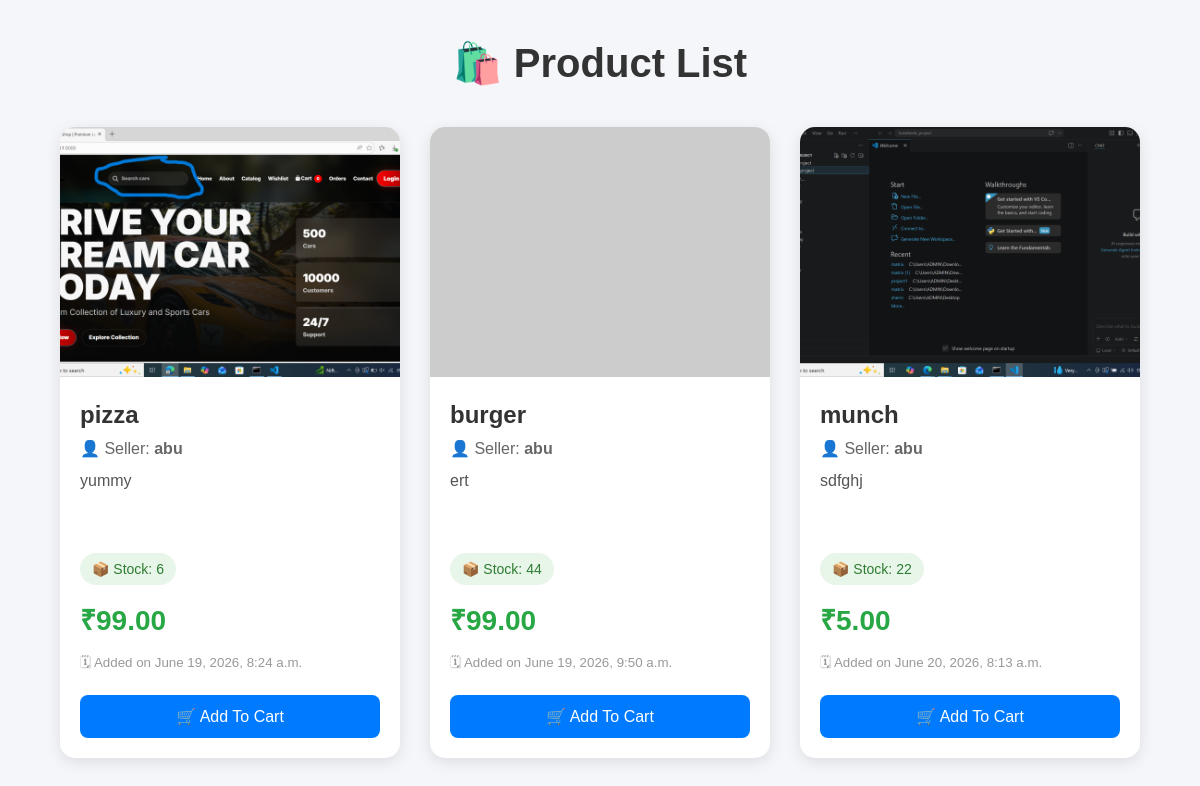
/product_list/, run on an earlier commit of the app's database.
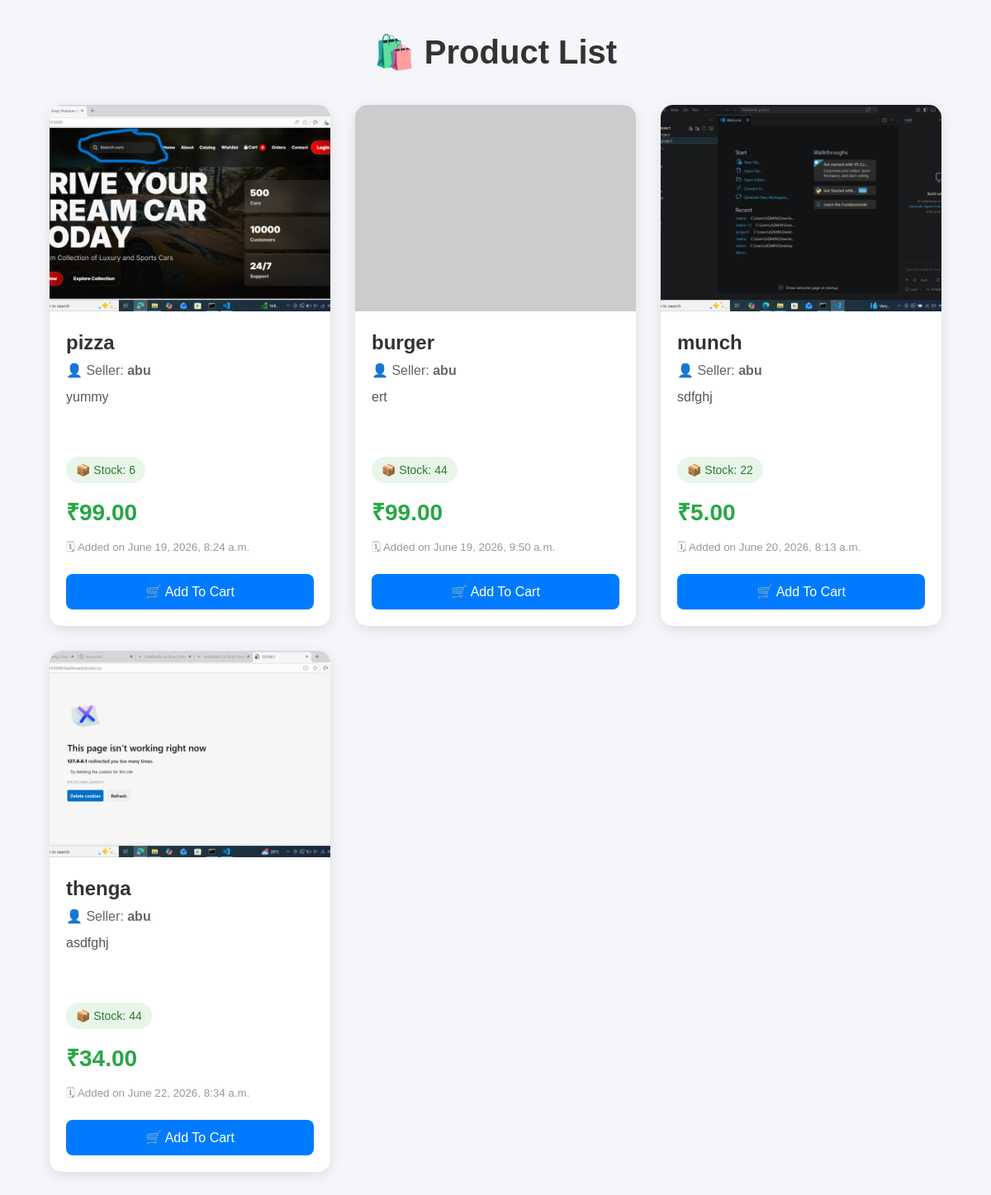
And on a later commit of the database.
### app_0/models.py (models this page shows, shortened)
class Product(models.Model):
    user = models.ForeignKey(
        UserRegister,
        on_delete=models.CASCADE,
        related_name='products'
    )
    product_name = models.CharField(max_length=200)
    description = models.TextField()
    price = models.DecimalField(max_digits=10, decimal_places=2)
    product_image = models.ImageField(upload_to='products/', null=True, blank=True)
    created_at = models.DateTimeField(auto_now_add=True)
    stock=models.IntegerField(default=1)

class UserRegister(models.Model):
    name = models.CharField(max_length=100)
    email = models.EmailField(unique=True)
    password = models.CharField(max_length=100)
    profile_pic = models.ImageField(upload_to='profile/', null=True, blank=True)
    age = models.IntegerField()
    phone = models.CharField(max_length=15, null=True, blank=True)

### app_0/views.py (the view)
# urls.py: path('product_list/', views.product_list, name='product_list'),
def product_list(request):
    products = Product.objects.all()
    return render(request, 'product_list.html', {
        'products': products
    })

### app_0/templates/product_list.html (shortened to what this page needs)
<!DOCTYPE html>
<html>
<head>
</head>
<body>
<div class="container">
    <h1 class="title">🛍️ Product List</h1>
    {% if products %}
    <div class="products">
        {% for product in products %}
        <div class="product-card">
            {% if product.product_image %}
                <img src="{{ product.product_image.url }}"
                     class="product-image">
            {% else %}
                <img src="https://via.placeholder.com/400x250?text=No+Image"
                     class="product-image">
            {% endif %}
            <div class="card-body">
                <h2 class="product-name">
                    {{ product.product_name }}
                </h2>
                <p class="seller">
                    👤 Seller: <strong>{{ product.user.name }}</strong>
                </p>
                <p class="description">
                    {{ product.description }}
                </p>
                <div class="stock">
                    📦 Stock: {{ product.stock }}
                </div>
                <div class="price">
                    ₹{{ product.price }}
                </div>
                <small class="date">
                    🗓 Added on {{ product.created_at }}
                </small>
                <a href="{% url 'add-to-cart' product.id %}">
                    <button class="cart-btn">
                        🛒 Add To Cart
                    </button>
                </a>
            </div>
        </div>
        {% endfor %}
    </div>
    {% else %}
    <div class="empty">
        <h3>No Products Available 😔</h3>
    </div>
    {% endif %}
</div>
</body>
</html>

### app_0/templates/product_list.html (style rules this page uses)
* { margin: 0; padding: 0; box-sizing: border-box; font-family: Arial, sans-serif; }
body { background: #f4f6f9; padding: 40px 0; }
.container { width: 90%; max-width: 1200px; margin: auto; }
.title { text-align: center; margin-bottom: 40px; color: #333; font-size: 40px; }
.products { display: grid; grid-template-columns: repeat(auto-fit, minmax(300px,1fr)); gap: 30px; }
.product-card { background: #fff; border-radius: 15px; overflow: hidden; box-shadow: 0 4px 15px rgba(0,0,0,0.1); transition: 0.3s; }
.product-image { width: 100%; height: 250px; object-fit: cover; }
.card-body { padding: 20px; }
.product-name { color: #333; margin-bottom: 10px; }
.seller { color: #666; margin-bottom: 10px; }
.description { color: #555; margin-bottom: 15px; line-height: 1.6; height: 70px; overflow: hidden; }
.stock { display: inline-block; background: #e8f5e9; color: #2e7d32; padding: 8px 12px; border-radius: 20px; margin-bottom: 15px; font-size: 14px; }
.price { color: #28a745; font-size: 28px; font-weight: bold; margin-bottom: 15px; }
.date { color: #999; display: block; margin-bottom: 20px; }
.cart-btn { width: 100%; padding: 12px; background: #007bff; color: white; border: none; border-radius: 8px; font-size: 16px; cursor: pointer; transition: 0.3s; }

What changed in the data, as far as the page shows it:
added Product: product_image (picture), product_name "thenga", user.name "abu", description "asdfghj", stock "44", price "34.00", created_at "June 22, 2026, 8:34 a.m."
